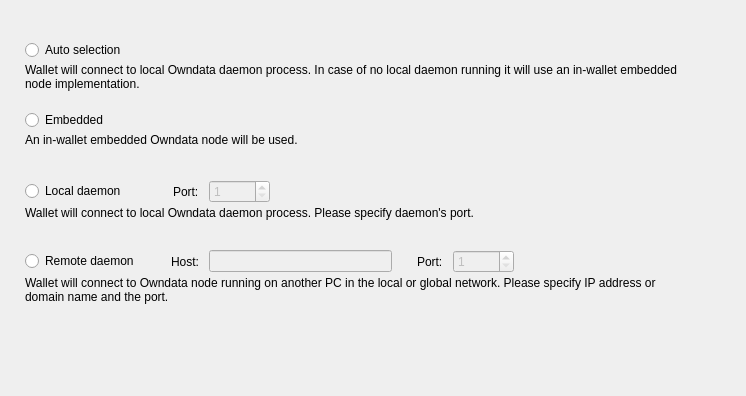
<?xml version="1.0" encoding="UTF-8"?>
<ui version="4.0">
 <class>ConnectionOptionsFrame</class>
 <widget class="QFrame" name="ConnectionOptionsFrame">
  <property name="geometry">
   <rect>
    <x>0</x>
    <y>0</y>
    <width>746</width>
    <height>396</height>
   </rect>
  </property>
  <property name="windowTitle">
   <string>Frame</string>
  </property>
  <property name="frameShape">
   <enum>QFrame::NoFrame</enum>
  </property>
  <property name="frameShadow">
   <enum>QFrame::Raised</enum>
  </property>
  <layout class="QVBoxLayout" name="verticalLayout_5">
   <property name="spacing">
    <number>0</number>
   </property>
   <property name="leftMargin">
    <number>25</number>
   </property>
   <property name="topMargin">
    <number>40</number>
   </property>
   <property name="rightMargin">
    <number>49</number>
   </property>
   <item>
    <widget class="QWidget" name="widget" native="true">
     <property name="sizePolicy">
      <sizepolicy hsizetype="Preferred" vsizetype="Fixed">
       <horstretch>0</horstretch>
       <verstretch>0</verstretch>
      </sizepolicy>
     </property>
     <property name="minimumSize">
      <size>
       <width>0</width>
       <height>70</height>
      </size>
     </property>
     <property name="maximumSize">
      <size>
       <width>16777215</width>
       <height>70</height>
      </size>
     </property>
     <layout class="QVBoxLayout" name="verticalLayout" stretch="0,1">
      <property name="spacing">
       <number>3</number>
      </property>
      <property name="leftMargin">
       <number>0</number>
      </property>
      <property name="topMargin">
       <number>0</number>
      </property>
      <property name="rightMargin">
       <number>0</number>
      </property>
      <property name="bottomMargin">
       <number>0</number>
      </property>
      <item>
       <widget class="QRadioButton" name="m_autoRadio">
        <property name="text">
         <string>Auto selection</string>
        </property>
        <attribute name="buttonGroup">
         <string notr="true">m_connectionButtonGroup</string>
        </attribute>
       </widget>
      </item>
      <item alignment="Qt::AlignTop">
       <widget class="WalletGui::WalletSmallGrayTextLabel" name="m_autoHelperLabel">
        <property name="text">
         <string>Wallet will connect to local Owndata daemon process. In case of no local daemon running it will use an in-wallet embedded node implementation.</string>
        </property>
        <property name="alignment">
         <set>Qt::AlignLeading|Qt::AlignLeft|Qt::AlignTop</set>
        </property>
        <property name="wordWrap">
         <bool>true</bool>
        </property>
        <property name="indent">
         <number>0</number>
        </property>
       </widget>
      </item>
     </layout>
    </widget>
   </item>
   <item>
    <widget class="QWidget" name="widget_2" native="true">
     <property name="sizePolicy">
      <sizepolicy hsizetype="Preferred" vsizetype="Fixed">
       <horstretch>0</horstretch>
       <verstretch>0</verstretch>
      </sizepolicy>
     </property>
     <property name="minimumSize">
      <size>
       <width>0</width>
       <height>70</height>
      </size>
     </property>
     <property name="maximumSize">
      <size>
       <width>16777215</width>
       <height>70</height>
      </size>
     </property>
     <layout class="QVBoxLayout" name="verticalLayout_2" stretch="0,1">
      <property name="spacing">
       <number>3</number>
      </property>
      <property name="leftMargin">
       <number>0</number>
      </property>
      <property name="topMargin">
       <number>0</number>
      </property>
      <property name="rightMargin">
       <number>0</number>
      </property>
      <property name="bottomMargin">
       <number>0</number>
      </property>
      <item>
       <widget class="QRadioButton" name="m_embeddedRadio">
        <property name="text">
         <string>Embedded</string>
        </property>
        <attribute name="buttonGroup">
         <string notr="true">m_connectionButtonGroup</string>
        </attribute>
       </widget>
      </item>
      <item alignment="Qt::AlignTop">
       <widget class="WalletGui::WalletSmallGrayTextLabel" name="m_embeddedHelperLabel">
        <property name="text">
         <string>An in-wallet embedded Owndata node will be used.</string>
        </property>
        <property name="alignment">
         <set>Qt::AlignLeading|Qt::AlignLeft|Qt::AlignTop</set>
        </property>
        <property name="wordWrap">
         <bool>true</bool>
        </property>
        <property name="indent">
         <number>0</number>
        </property>
       </widget>
      </item>
     </layout>
    </widget>
   </item>
   <item>
    <widget class="QWidget" name="widget_3" native="true">
     <property name="sizePolicy">
      <sizepolicy hsizetype="Preferred" vsizetype="Fixed">
       <horstretch>0</horstretch>
       <verstretch>0</verstretch>
      </sizepolicy>
     </property>
     <property name="minimumSize">
      <size>
       <width>0</width>
       <height>70</height>
      </size>
     </property>
     <property name="maximumSize">
      <size>
       <width>16777215</width>
       <height>70</height>
      </size>
     </property>
     <layout class="QVBoxLayout" name="verticalLayout_3" stretch="0,1">
      <property name="spacing">
       <number>3</number>
      </property>
      <property name="leftMargin">
       <number>0</number>
      </property>
      <property name="topMargin">
       <number>0</number>
      </property>
      <property name="rightMargin">
       <number>0</number>
      </property>
      <property name="bottomMargin">
       <number>0</number>
      </property>
      <item>
       <layout class="QHBoxLayout" name="horizontalLayout">
        <property name="spacing">
         <number>10</number>
        </property>
        <item>
         <widget class="QRadioButton" name="m_localRadio">
          <property name="text">
           <string>Local daemon</string>
          </property>
          <attribute name="buttonGroup">
           <string notr="true">m_connectionButtonGroup</string>
          </attribute>
         </widget>
        </item>
        <item>
         <spacer name="horizontalSpacer">
          <property name="orientation">
           <enum>Qt::Horizontal</enum>
          </property>
          <property name="sizeType">
           <enum>QSizePolicy::Fixed</enum>
          </property>
          <property name="sizeHint" stdset="0">
           <size>
            <width>37</width>
            <height>20</height>
           </size>
          </property>
         </spacer>
        </item>
        <item>
         <widget class="QLabel" name="label">
          <property name="text">
           <string>Port:</string>
          </property>
         </widget>
        </item>
        <item alignment="Qt::AlignVCenter">
         <widget class="QSpinBox" name="m_localPortSpin">
          <property name="enabled">
           <bool>false</bool>
          </property>
          <property name="minimum">
           <number>1</number>
          </property>
          <property name="maximum">
           <number>65535</number>
          </property>
          <property name="value">
           <number>1</number>
          </property>
         </widget>
        </item>
        <item>
         <spacer name="horizontalSpacer_2">
          <property name="orientation">
           <enum>Qt::Horizontal</enum>
          </property>
          <property name="sizeHint" stdset="0">
           <size>
            <width>40</width>
            <height>20</height>
           </size>
          </property>
         </spacer>
        </item>
       </layout>
      </item>
      <item alignment="Qt::AlignTop">
       <widget class="WalletGui::WalletSmallGrayTextLabel" name="m_localHelperLabel">
        <property name="text">
         <string>Wallet will connect to local Owndata daemon process. Please specify daemon's port.</string>
        </property>
        <property name="alignment">
         <set>Qt::AlignLeading|Qt::AlignLeft|Qt::AlignTop</set>
        </property>
        <property name="wordWrap">
         <bool>true</bool>
        </property>
        <property name="indent">
         <number>0</number>
        </property>
       </widget>
      </item>
     </layout>
    </widget>
   </item>
   <item>
    <widget class="QWidget" name="widget_4" native="true">
     <property name="sizePolicy">
      <sizepolicy hsizetype="Preferred" vsizetype="Fixed">
       <horstretch>0</horstretch>
       <verstretch>0</verstretch>
      </sizepolicy>
     </property>
     <property name="minimumSize">
      <size>
       <width>0</width>
       <height>70</height>
      </size>
     </property>
     <property name="maximumSize">
      <size>
       <width>16777215</width>
       <height>70</height>
      </size>
     </property>
     <layout class="QVBoxLayout" name="verticalLayout_4" stretch="0,1">
      <property name="spacing">
       <number>3</number>
      </property>
      <property name="leftMargin">
       <number>0</number>
      </property>
      <property name="topMargin">
       <number>0</number>
      </property>
      <property name="rightMargin">
       <number>0</number>
      </property>
      <property name="bottomMargin">
       <number>0</number>
      </property>
      <item>
       <layout class="QHBoxLayout" name="horizontalLayout_2">
        <property name="spacing">
         <number>10</number>
        </property>
        <item>
         <widget class="QRadioButton" name="m_remoteRadio">
          <property name="text">
           <string>Remote daemon</string>
          </property>
          <attribute name="buttonGroup">
           <string notr="true">m_connectionButtonGroup</string>
          </attribute>
         </widget>
        </item>
        <item>
         <spacer name="horizontalSpacer_3">
          <property name="orientation">
           <enum>Qt::Horizontal</enum>
          </property>
          <property name="sizeType">
           <enum>QSizePolicy::Fixed</enum>
          </property>
          <property name="sizeHint" stdset="0">
           <size>
            <width>22</width>
            <height>20</height>
           </size>
          </property>
         </spacer>
        </item>
        <item>
         <widget class="QLabel" name="label_2">
          <property name="text">
           <string>Host:</string>
          </property>
         </widget>
        </item>
        <item>
         <widget class="QLineEdit" name="m_remoteHostEdit">
          <property name="enabled">
           <bool>false</bool>
          </property>
         </widget>
        </item>
        <item>
         <spacer name="horizontalSpacer_5">
          <property name="orientation">
           <enum>Qt::Horizontal</enum>
          </property>
          <property name="sizeType">
           <enum>QSizePolicy::Fixed</enum>
          </property>
          <property name="sizeHint" stdset="0">
           <size>
            <width>15</width>
            <height>20</height>
           </size>
          </property>
         </spacer>
        </item>
        <item>
         <widget class="QLabel" name="label_3">
          <property name="text">
           <string>Port:</string>
          </property>
         </widget>
        </item>
        <item alignment="Qt::AlignVCenter">
         <widget class="QSpinBox" name="m_remotePortSpin">
          <property name="enabled">
           <bool>false</bool>
          </property>
          <property name="minimum">
           <number>1</number>
          </property>
          <property name="maximum">
           <number>65535</number>
          </property>
          <property name="value">
           <number>1</number>
          </property>
         </widget>
        </item>
        <item>
         <spacer name="horizontalSpacer_4">
          <property name="orientation">
           <enum>Qt::Horizontal</enum>
          </property>
          <property name="sizeHint" stdset="0">
           <size>
            <width>40</width>
            <height>20</height>
           </size>
          </property>
         </spacer>
        </item>
       </layout>
      </item>
      <item alignment="Qt::AlignTop">
       <widget class="WalletGui::WalletSmallGrayTextLabel" name="m_remoteHelperLabel">
        <property name="text">
         <string>Wallet will connect to Owndata node running on another PC in the local or global network. Please specify IP address or domain name and the port.</string>
        </property>
        <property name="alignment">
         <set>Qt::AlignLeading|Qt::AlignLeft|Qt::AlignTop</set>
        </property>
        <property name="wordWrap">
         <bool>true</bool>
        </property>
        <property name="indent">
         <number>0</number>
        </property>
       </widget>
      </item>
     </layout>
    </widget>
   </item>
   <item>
    <spacer name="verticalSpacer">
     <property name="orientation">
      <enum>Qt::Vertical</enum>
     </property>
     <property name="sizeHint" stdset="0">
      <size>
       <width>665</width>
       <height>61</height>
      </size>
     </property>
    </spacer>
   </item>
  </layout>
 </widget>
 <customwidgets>
  <customwidget>
   <class>WalletGui::WalletSmallGrayTextLabel</class>
   <extends>QLabel</extends>
   <header>Gui/Common/WalletTextLabel.h</header>
  </customwidget>
 </customwidgets>
 <resources/>
 <connections>
  <connection>
   <sender>m_remoteHostEdit</sender>
   <signal>textChanged(QString)</signal>
   <receiver>ConnectionOptionsFrame</receiver>
   <slot>remoteHostNameChanged(QString)</slot>
   <hints>
    <hint type="sourcelabel">
     <x>390</x>
     <y>319</y>
    </hint>
    <hint type="destinationlabel">
     <x>372</x>
     <y>197</y>
    </hint>
   </hints>
  </connection>
  <connection>
   <sender>m_connectionButtonGroup</sender>
   <signal>buttonClicked(int)</signal>
   <receiver>ConnectionOptionsFrame</receiver>
   <slot>connectionButtonClicked(int)</slot>
   <hints>
    <hint type="sourcelabel">
     <x>-1</x>
     <y>-1</y>
    </hint>
    <hint type="destinationlabel">
     <x>372</x>
     <y>197</y>
    </hint>
   </hints>
  </connection>
  <connection>
   <sender>m_remoteRadio</sender>
   <signal>toggled(bool)</signal>
   <receiver>m_remoteHostEdit</receiver>
   <slot>setEnabled(bool)</slot>
   <hints>
    <hint type="sourcelabel">
     <x>88</x>
     <y>264</y>
    </hint>
    <hint type="destinationlabel">
     <x>312</x>
     <y>263</y>
    </hint>
   </hints>
  </connection>
  <connection>
   <sender>m_remoteRadio</sender>
   <signal>toggled(bool)</signal>
   <receiver>m_remotePortSpin</receiver>
   <slot>setEnabled(bool)</slot>
   <hints>
    <hint type="sourcelabel">
     <x>88</x>
     <y>264</y>
    </hint>
    <hint type="destinationlabel">
     <x>498</x>
     <y>263</y>
    </hint>
   </hints>
  </connection>
  <connection>
   <sender>m_localRadio</sender>
   <signal>toggled(bool)</signal>
   <receiver>m_localPortSpin</receiver>
   <slot>setEnabled(bool)</slot>
   <hints>
    <hint type="sourcelabel">
     <x>81</x>
     <y>194</y>
    </hint>
    <hint type="destinationlabel">
     <x>270</x>
     <y>193</y>
    </hint>
   </hints>
  </connection>
 </connections>
 <slots>
  <slot>remoteHostNameChanged(QString)</slot>
  <slot>connectionButtonClicked(int)</slot>
 </slots>
 <buttongroups>
  <buttongroup name="m_connectionButtonGroup"/>
 </buttongroups>
</ui>
